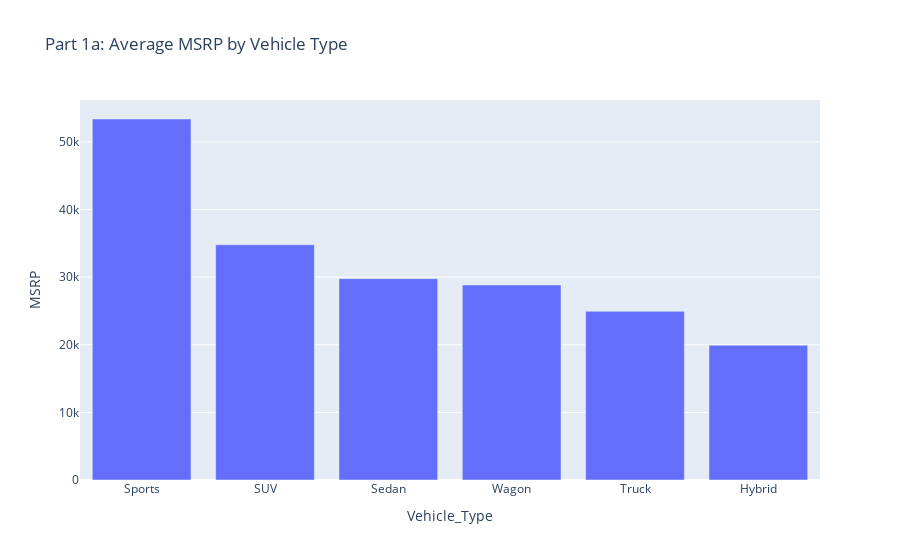
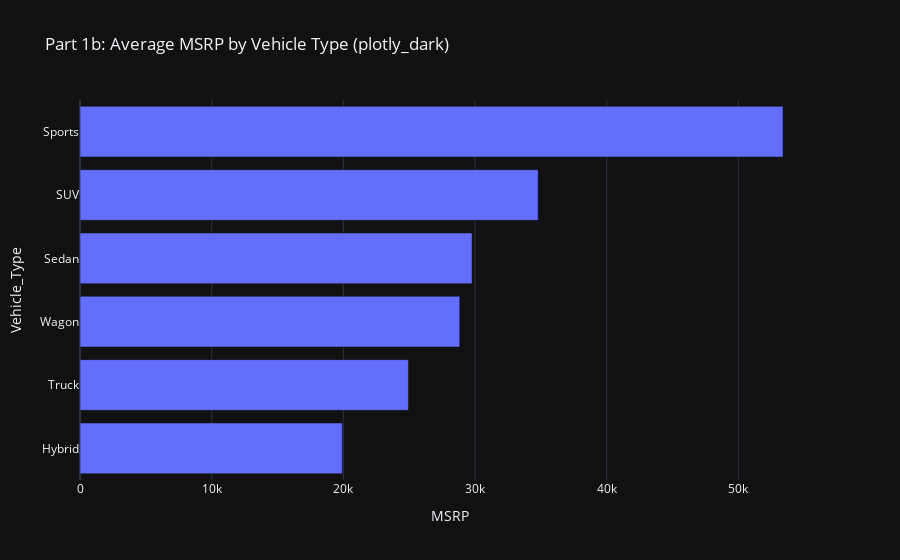

These figures' notebook cell, in order:
### Markdown cell above
# Part 1

### Code cell
#importing the libraries
import pandas as pd 
import plotly.express as px

#reading the data
df = pd.read_csv('Cars.csv')

#cleaning the data
df['MSRP'] = df['MSRP'].astype(float)
df['Invoice'] = df['Invoice'].astype(float)
df['MPG_City'] = df['MPG_City'].astype(float)
df['MPG_Hwy'] = df['MPG_Hwy'].astype(float)

#grouping the data
categories_to_groupby = ["Vehicle_Type"] 
measures_to_group = ['MPG_City', 'MPG_Hwy', 'MSRP', 'Invoice']
ser = df.groupby(categories_to_groupby, as_index=True)[measures_to_group].mean()
ser

#checking if the data is a series or a dataframe
if (isinstance(ser,pd.Series)): 
    df_grouped = ser.to_frame()
else:
    df_grouped = ser
df_grouped = df_grouped.reset_index()
print(df_grouped.shape)

#sorting the data
df_grouped = df_grouped.sort_values(by='MSRP', ascending=False)
print(df_grouped.head())

#create the vertical bar plot with white background 
fig = px.bar(df_grouped, x='Vehicle_Type', y='MSRP', title='Part 1a: Average MSRP by Vehicle Type')
fig.show()
#resort the data
df_grouped = df_grouped.sort_values(by='MSRP', ascending=True)

#create the horizontal bar plot with black background
fig = px.bar(df_grouped, x='MSRP', y='Vehicle_Type', title='Part 1b: Average MSRP by Vehicle Type (plotly_dark)', orientation='h', template='plotly_dark')
fig.show()

### Figure 1 — Plotly figure (JSON) as saved in the notebook; plotly's stock layout.template omitted (floating-point values rounded to 4 significant figures)
{"data": [{"hovertemplate": "Vehicle_Type=%{x}<br>MSRP=%{y}<extra></extra>", "legendgroup": "", "marker": {"color": "#636efa", "pattern": {"shape": ""}}, "name": "", "orientation": "v", "showlegend": false, "textposition": "auto", "type": "bar", "x": ["Sports", "SUV", "Sedan", "Wagon", "Truck", "Hybrid"], "xaxis": "x", "y": [53390.0, 34790.0, 29770.0, 28840.0, 24940.0, 19920.0], "yaxis": "y"}], "layout": {"barmode": "relative", "legend": {"tracegroupgap": 0}, "title": {"text": "Part 1a: Average MSRP by Vehicle Type"}, "xaxis": {"anchor": "y", "domain": [0, 1], "title": {"text": "Vehicle_Type"}}, "yaxis": {"anchor": "x", "domain": [0, 1], "title": {"text": "MSRP"}}}}

### Figure 2 — Plotly figure (JSON) as saved in the notebook; plotly's stock layout.template omitted (floating-point values rounded to 4 significant figures)
{"data": [{"hovertemplate": "MSRP=%{x}<br>Vehicle_Type=%{y}<extra></extra>", "legendgroup": "", "marker": {"color": "#636efa", "pattern": {"shape": ""}}, "name": "", "orientation": "h", "showlegend": false, "textposition": "auto", "type": "bar", "x": [19920.0, 24940.0, 28840.0, 29770.0, 34790.0, 53390.0], "xaxis": "x", "y": ["Hybrid", "Truck", "Wagon", "Sedan", "SUV", "Sports"], "yaxis": "y"}], "layout": {"barmode": "relative", "legend": {"tracegroupgap": 0}, "title": {"text": "Part 1b: Average MSRP by Vehicle Type (plotly_dark)"}, "xaxis": {"anchor": "y", "domain": [0, 1], "title": {"text": "MSRP"}}, "yaxis": {"anchor": "x", "domain": [0, 1], "title": {"text": "Vehicle_Type"}}}}
